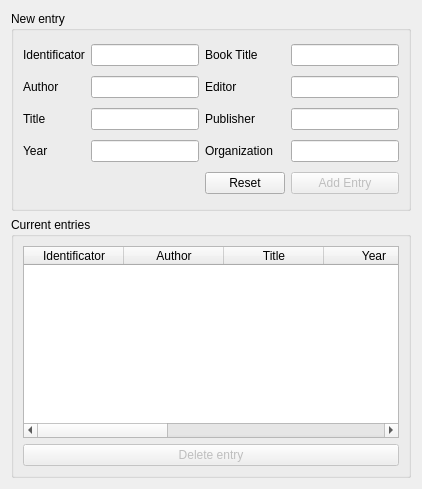
     <widget class="QWidget" name="tabInproceedings">
      <attribute name="title">
       <string>Inproceedings</string>
      </attribute>
      <layout class="QGridLayout" name="gridLayout_19">
       <item row="0" column="0">
        <widget class="QGroupBox" name="groupBoxInproceedingsNewEntry">
         <property name="minimumSize">
          <size>
           <width>0</width>
           <height>200</height>
          </size>
         </property>
         <property name="maximumSize">
          <size>
           <width>16777215</width>
           <height>200</height>
          </size>
         </property>
         <property name="title">
          <string>New entry</string>
         </property>
         <layout class="QGridLayout" name="gridLayout_17">
          <item row="2" column="1">
           <widget class="QLineEdit" name="lineEditInproceedingsTitle"/>
          </item>
          <item row="2" column="0">
           <widget class="QLabel" name="labelInproceedingsTitle">
            <property name="text">
             <string>Title</string>
            </property>
           </widget>
          </item>
          <item row="5" column="5">
           <widget class="QPushButton" name="pushButtonInproceedingsAddEntry">
            <property name="enabled">
             <bool>false</bool>
            </property>
            <property name="text">
             <string>Add Entry</string>
            </property>
           </widget>
          </item>
          <item row="2" column="5">
           <widget class="QLineEdit" name="lineEditInproceedingsPublisher"/>
          </item>
          <item row="3" column="5">
           <widget class="QLineEdit" name="lineEditInproceedingsOrganization"/>
          </item>
          <item row="5" column="2">
           <widget class="QPushButton" name="pushButtonInproceedingsReset">
            <property name="text">
             <string>Reset</string>
            </property>
           </widget>
          </item>
          <item row="0" column="0">
           <widget class="QLabel" name="labelInproceedingsID">
            <property name="text">
             <string>Identificator</string>
            </property>
           </widget>
          </item>
          <item row="2" column="2">
           <widget class="QLabel" name="labelInproceedingsPublisher">
            <property name="text">
             <string>Publisher</string>
            </property>
           </widget>
          </item>
          <item row="3" column="2">
           <widget class="QLabel" name="labelInproceedingsOrganization">
            <property name="text">
             <string>Organization</string>
            </property>
           </widget>
          </item>
          <item row="0" column="1">
           <widget class="QLineEdit" name="lineEditInproceedingsID"/>
          </item>
          <item row="1" column="0">
           <widget class="QLabel" name="labelInproceedingsAuthor">
            <property name="text">
             <string>Author</string>
            </property>
           </widget>
          </item>
          <item row="1" column="1">
           <widget class="QLineEdit" name="lineEditInproceedingsAuthor"/>
          </item>
          <item row="1" column="2">
           <widget class="QLabel" name="labelInproceedingsEditor">
            <property name="text">
             <string>Editor</string>
            </property>
           </widget>
          </item>
          <item row="1" column="5">
           <widget class="QLineEdit" name="lineEditInproceedingsEditor"/>
          </item>
          <item row="0" column="5">
           <widget class="QLineEdit" name="lineEditInproceedingsBookTitle"/>
          </item>
          <item row="0" column="2">
           <widget class="QLabel" name="labelInproceedingsBookTitle">
            <property name="text">
             <string>Book Title</string>
            </property>
           </widget>
          </item>
          <item row="3" column="0">
           <widget class="QLabel" name="labelInproceedingsYear">
            <property name="text">
             <string>Year</string>
            </property>
           </widget>
          </item>
          <item row="3" column="1">
           <widget class="QLineEdit" name="lineEditInproceedingsYear">
            <property name="maxLength">
             <number>4</number>
            </property>
           </widget>
          </item>
         </layout>
        </widget>
       </item>
       <item row="1" column="0">
        <widget class="QGroupBox" name="groupBoxInproceedingsCurrentEntries">
         <property name="title">
          <string>Current entries</string>
         </property>
         <layout class="QGridLayout" name="gridLayout_18">
          <item row="1" column="0">
           <widget class="QPushButton" name="pushButtonInproceedingsDelete">
            <property name="enabled">
             <bool>false</bool>
            </property>
            <property name="text">
             <string>Delete entry</string>
            </property>
           </widget>
          </item>
          <item row="0" column="0">
           <widget class="QTableWidget" name="tableWidgetInproceedings">
            <property name="selectionMode">
             <enum>QAbstractItemView::SingleSelection</enum>
            </property>
            <property name="selectionBehavior">
             <enum>QAbstractItemView::SelectRows</enum>
            </property>
            <attribute name="horizontalHeaderShowSortIndicator" stdset="0">
             <bool>false</bool>
            </attribute>
            <attribute name="horizontalHeaderStretchLastSection">
             <bool>true</bool>
            </attribute>
            <attribute name="verticalHeaderVisible">
             <bool>false</bool>
            </attribute>
            <attribute name="verticalHeaderStretchLastSection">
             <bool>false</bool>
            </attribute>
            <column>
             <property name="text">
              <string>Identificator</string>
             </property>
            </column>
            <column>
             <property name="text">
              <string>Author</string>
             </property>
            </column>
            <column>
             <property name="text">
              <string>Title</string>
             </property>
            </column>
            <column>
             <property name="text">
              <string>Year</string>
             </property>
            </column>
            <column>
             <property name="text">
              <string>Book Title</string>
             </property>
            </column>
            <column>
             <property name="text">
              <string>Editor</string>
             </property>
            </column>
            <column>
             <property name="text">
              <string>Publisher</string>
             </property>
            </column>
            <column>
             <property name="text">
              <string>Organization</string>
             </property>
            </column>
           </widget>
          </item>
         </layout>
        </widget>
       </item>
      </layout>
     </widget>
